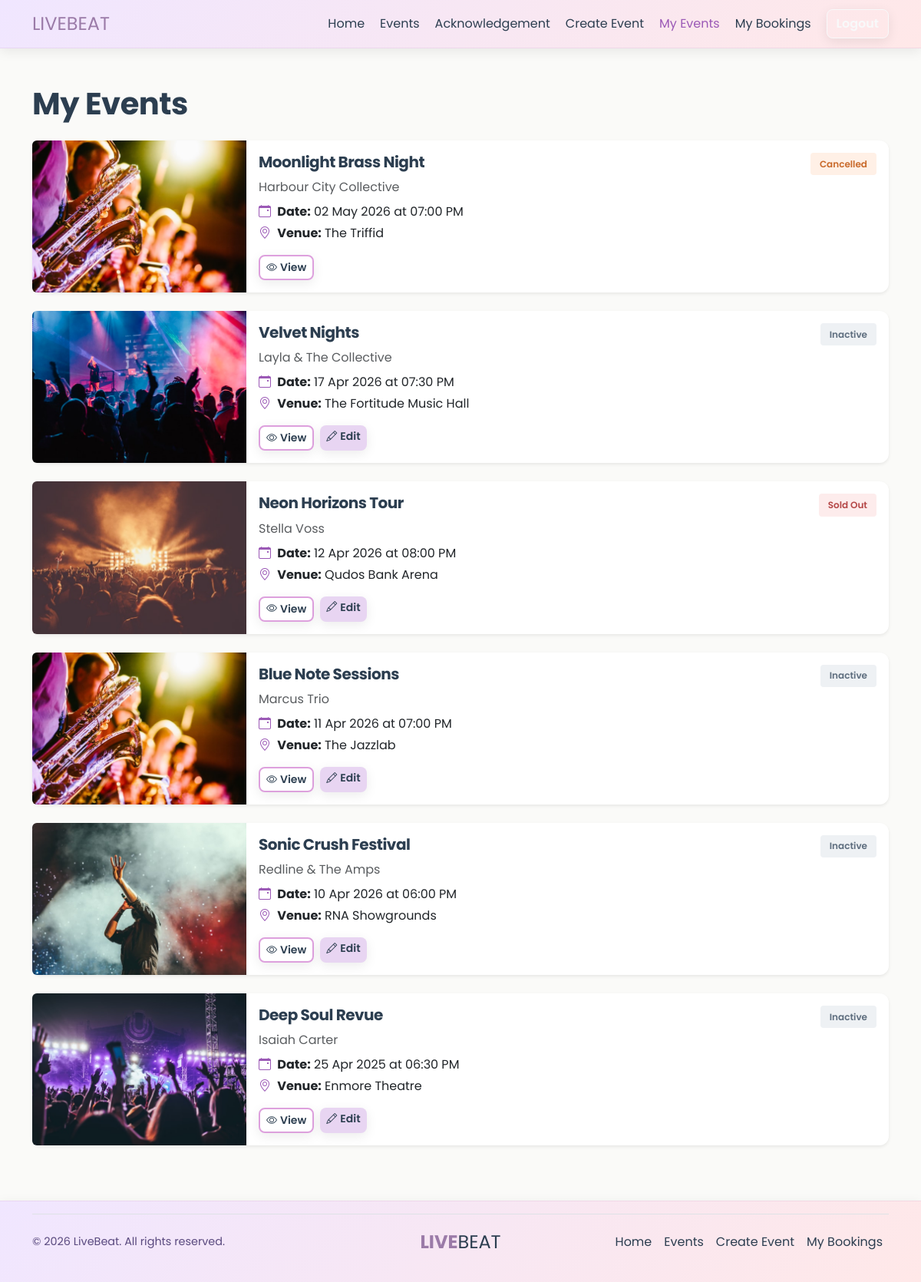
Before: /my-events (signed in) with the older database file.
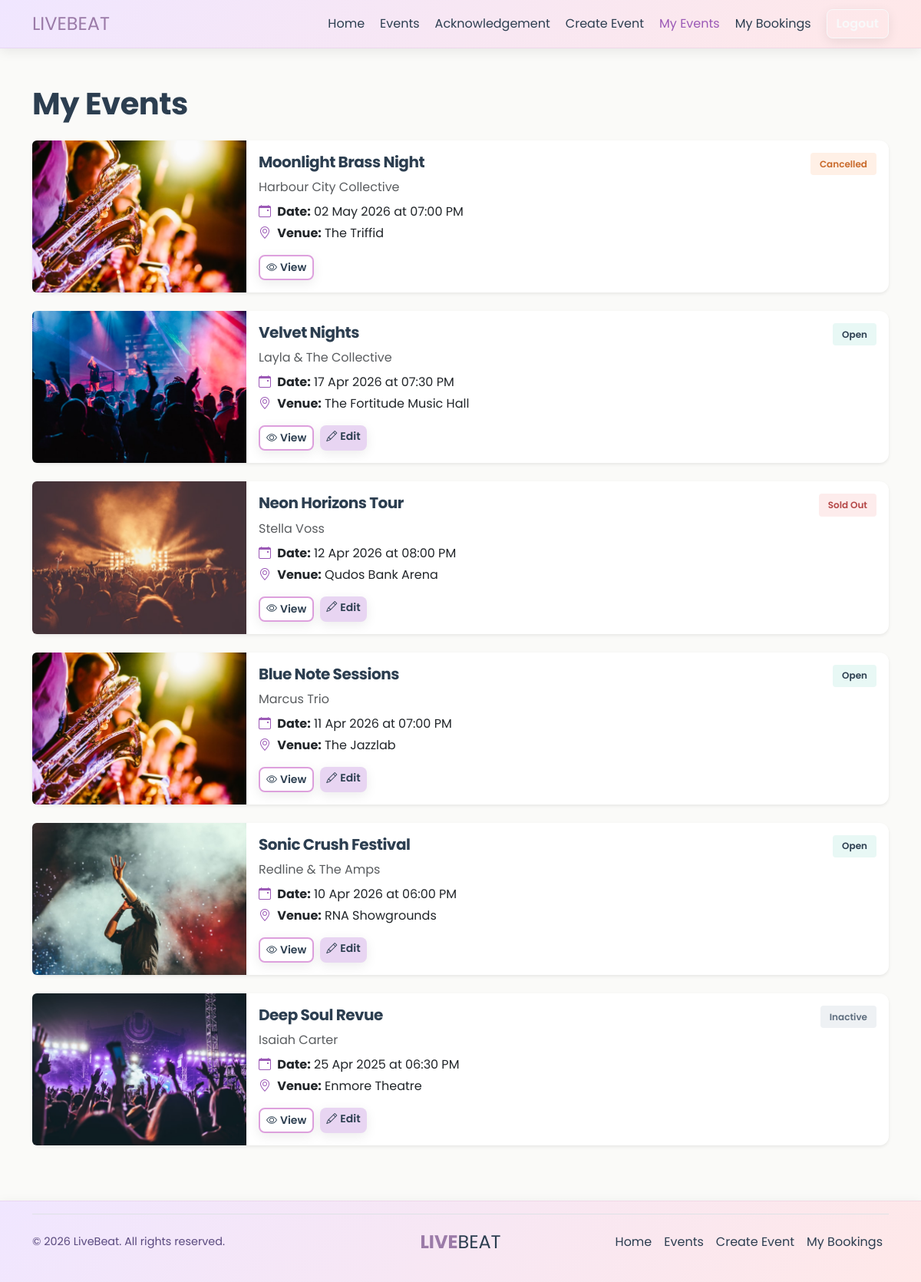
After: the same page with the newer database file.
### livebeat/models.py (models this page shows)
class Event(db.Model):
    id = db.Column(
        db.Integer,
        primary_key=True
    )
    title = db.Column(
        db.String(100),
        nullable=False
    )
    artist = db.Column(
        db.String(100),
        nullable=False
    )
    description = db.Column(
        db.Text,
        nullable=False
    )
    category = db.Column(
        db.String(50),
        nullable=False
    )
    status = db.Column(
        db.String(20),
        default="Open"
    )
    capacity = db.Column(
        db.Integer,
        nullable=False
    )
    date = db.Column(
        db.DateTime,
        nullable=False
    )
    time = db.Column(
        db.Time,
        nullable=False
    )
    end_time = db.Column(
        db.Time,
        nullable=True
    )
    venue_name = db.Column(
        db.String(120),
        nullable=False
    )
    venue_address = db.Column(
        db.String(200),
        nullable=False
    )
    standard_price = db.Column(
        db.Float,
        nullable=False
    )
    vip_price = db.Column(
        db.Float,
        nullable=False
    )
    premium_price = db.Column(
        db.Float,
        nullable=False
    )
    ticket_type = db.Column(
        db.String(50),
        nullable=True,
        default="standard"
    )
    acknowledgement = db.Column(
        db.Text
    )
    image = db.Column(
        db.String(200),
        default="concert1.jpg"
    )
    created_at = db.Column(
        db.DateTime,
        default=brisbane_now
    )
    user_id = db.Column(
        db.Integer,
        db.ForeignKey("user.id")
    )
    bookings = db.relationship(
        "Booking",
        backref="event",
        lazy=True
    )
    comments = db.relationship(
        "Comment",
        backref="event",
        lazy=True
    )

### livebeat/views.py (the view)
@main_bp.route("/my-events")
@login_required
def my_events():
    events = Event.query.filter_by(
        user_id=current_user.id
    ).order_by(
        Event.date.desc()
    ).all()
    return render_template(
        "my-events.html",
        events=events
    )

### livebeat/views.py (called while the page is built)
@main_bp.app_context_processor
def inject_has_created_events():
    has_created_events = False
    if current_user.is_authenticated:
        has_created_events = (
            Event.query.filter_by(
                user_id=current_user.id
            ).first() is not None
        )
    return {
        "has_created_events": has_created_events
    }

### livebeat/templates/my-events.html (shortened to what this page needs)
{% extends 'base.html' %}
{% block content %}
<section class="py-5">
    <div class="container">
        <h1 class="mb-4">My Events</h1>
        {% for event in events %}
        <div class="card mb-4 border-0 shadow-sm">
            <div class="row g-0">
                <div class="col-md-3">
                    <img src="{{ url_for('static', filename='images/' ~ event.image) }}" alt="{{ event.title }}"
                        class="img-fluid rounded-start h-100 object-fit-cover">
                </div>
                <div class="col-md-9">
                    <div class="card-body">
                        <div class="d-flex justify-content-between align-items-start mb-1">
                            <h5 class="card-title mb-0">{{ event.title }}</h5>
                            {% if event.status == "Open" %}
                            <span class="lb-badge lb-badge-open">Open</span>
                            {% elif event.status == "Sold Out" %}
                            <span class="lb-badge lb-badge-soldout">Sold Out</span>
                            {% elif event.status == "Cancelled" %}
                            <span class="lb-badge lb-badge-cancelled">Cancelled</span>
                            {% else %}
                            <span class="lb-badge lb-badge-inactive">{{ event.status }}</span>
                            {% endif %}
                        </div>
                        <p class="text-muted mb-2">{{ event.artist }}</p>
                        <p class="mb-1">
                            <i class="bi bi-calendar-event me-1 text-purple"></i>
                            <strong>Date:</strong> {{ event.date.strftime('%d %b %Y at %I:%M %p') }}
                        </p>
                        <p class="mb-2">
                            <i class="bi bi-geo-alt me-1 text-purple"></i>
                            <strong>Venue:</strong> {{ event.venue_name }}
                        </p>
                        <div class="d-flex gap-2 mt-3">
                            <a href="{{ url_for('main.event_details', event_id=event.id) }}"
                                class="btn btn-outline-secondary btn-sm">
                                <i class="bi bi-eye me-1"></i>View
                            </a>
                            {% if event.status != "Cancelled" %}
                            <a href="{{ url_for('main.edit_event', event_id=event.id) }}"
                                class="btn btn-primary btn-sm">
                                <i class="bi bi-pencil me-1"></i>Edit
                            </a>
                            {% endif %}
                        </div>
                    </div>
                </div>
            </div>
        </div>
        {% endfor %}
    </div>
</section>
{% endblock %}

### livebeat/templates/base.html (shortened to what this page needs)
<!DOCTYPE html>
<html lang="en">
<head>
    <link href="https://cdn.jsdelivr.net/npm/bootstrap@5.3.3/dist/css/bootstrap.min.css" rel="stylesheet">
    <link href="{{ url_for('static', filename='style/style.css') }}"
          rel="stylesheet">
    <link href="https://cdn.jsdelivr.net/npm/bootstrap-icons@1.11.3/font/bootstrap-icons.min.css"
          rel="stylesheet">
</head>
<body>
    <header>
        <nav class="navbar navbar-expand-lg lb-navbar">
            <div class="container">
                <a class="navbar-brand lb-logo"
                   href="{{ url_for('main.index') }}">
                    LIVE<span>BEAT</span>
                </a>
                <div class="collapse navbar-collapse"
                     id="navMenu">
                    <ul class="navbar-nav ms-auto align-items-lg-center gap-lg-1">
                        <li class="nav-item">
                            <a class="nav-link {% if request.endpoint == 'main.index' %}active{% endif %}"
                               href="{{ url_for('main.index') }}">
                                Home
                            </a>
                        </li>
                        <li class="nav-item">
                            <a class="nav-link {% if request.endpoint == 'main.index' or request.endpoint == 'main.event_details' %}active{% endif %}"
                               href="{{ url_for('main.index') }}#events">
                                Events
                            </a>
                        </li>
                        <li class="nav-item">
                            <a class="nav-link {% if request.endpoint == 'main.acknowledgement' %}active{% endif %}"
                               href="{{ url_for('main.acknowledgement') }}">
                                Acknowledgement
                            </a>
                        </li>
                        {% if current_user.is_authenticated %}
                        <li class="nav-item">
                            <a class="nav-link {% if request.endpoint == 'main.create_event' %}active{% endif %}"
                               href="{{ url_for('main.create_event') }}">
                                Create Event
                            </a>
                        </li>
                        {% if has_created_events %}
                        <li class="nav-item">
                            <a class="nav-link {% if request.endpoint == 'main.my_events' %}active{% endif %}"
                               href="{{ url_for('main.my_events') }}">
                                My Events
                            </a>
                        </li>
                        {% endif %}
                        <li class="nav-item">
                            <a class="nav-link {% if request.endpoint == 'main.booking_history' %}active{% endif %}"
                               href="{{ url_for('main.booking_history') }}">
                                My Bookings
                            </a>
                        </li>
                        <li class="nav-item ms-lg-2">
                            <a class="btn btn-outline-light"
                               href="{{ url_for('auth.logout') }}">
                            </a>
                        </li>
                        {% endif %}
                    </ul>
                </div>
            </div>
        </nav>
    </header>
    <main class="lb-page-content">
        {% block content %}{% endblock %}
    </main>
    <footer class="lb-footer">
        <div class="container">
            <div class="d-flex flex-wrap justify-content-between align-items-center py-3 border-top">
                <p class="col-md-4 mb-0 lb-footer-copy-text">
                    &copy; 2026 LiveBeat. All rights reserved.
                </p>
                <a href="{{ url_for('main.index') }}"
                   class="col-md-4 d-flex align-items-center justify-content-center mb-3 mb-md-0 me-md-auto text-decoration-none lb-footer-brand">
                    LIVE<span>BEAT</span>
                </a>
                <ul class="nav col-md-4 justify-content-end">
                    <li class="nav-item">
                        <a href="{{ url_for('main.index') }}"
                           class="nav-link px-2 lb-footer-nav-link">
                            Home
                        </a>
                    </li>
                    <li class="nav-item">
                        <a href="{{ url_for('main.index') }}#events"
                           class="nav-link px-2 lb-footer-nav-link">
                            Events
                        </a>
                    </li>
                    {% if current_user.is_authenticated %}
                    <li class="nav-item">
                        <a href="{{ url_for('main.create_event') }}"
                           class="nav-link px-2 lb-footer-nav-link">
                            Create Event
                        </a>
                    </li>
                    <li class="nav-item">
                        <a href="{{ url_for('main.booking_history') }}"
                           class="nav-link px-2 lb-footer-nav-link">
                            My Bookings
                        </a>
                    </li>
                    {% endif %}
                </ul>
            </div>
        </div>
    </footer>
</body>
</html>

### livebeat/static/style/style.css (style rules this page uses)
:root { --dark-gray: #2C3E50; --light-shadow: 0 4px 15px rgba(0, 0, 0, 0.08); --medium-shadow: 0 6px 20px rgba(0, 0, 0, 0.12); }
* { font-family: "Poppins", sans-serif; font-weight: 400; font-style: normal; }
body { background-color: #FAFAF8; min-height: 100vh; display: flex; flex-direction: column; }
.lb-page-content { flex: 1; display: flex; flex-direction: column; }
.lb-navbar { background: linear-gradient(135deg, #F0E6FF 0%, #FFE8E8 100%); box-shadow: var(--light-shadow); border-bottom: 1px solid rgba(200, 150, 200, 0.2); }
.lb-navbar .navbar-brand { font-size: 1.5rem; color: #9B7BA8; }
.lb-navbar .nav-link { color: var(--dark-gray) !important; }
.lb-navbar .nav-link.active { color: #9B59B6 !important; }
h1, h2, h3, h4, h5, h6 { font-weight: 700; letter-spacing: -0.5px; color: var(--dark-gray); }
h1 { font-size: 2.5rem; margin-bottom: 1.5rem; }
.btn { font-weight: 600; border-radius: 8px; box-shadow: var(--light-shadow); }
.btn-primary { background: #E8D5F2; border: none; color: #2C3E50 !important; }
.btn-outline-secondary { border: 2px solid #DDA0DD; color: var(--dark-gray); }
.card { border: none; border-radius: 12px; box-shadow: var(--light-shadow); background: white; transition: all 0.3s ease; }
.card-title { color: var(--dark-gray); font-weight: 700; }
.text-purple { color: #9B59B6; }
section { padding: 2rem 0; }
.lb-badge { display: inline-block; padding: 0.35rem 0.75rem; background-color: #E8F8F5; color: #2C3E50; border-radius: 4px; font-size: 0.75rem; font-weight: 600; text-transform: capitalize; }
.lb-badge-open { background-color: #E8F8F5; color: #2C3E50; }
.lb-badge-soldout { background-color: #FDECEC; color: #B54747; }
.lb-badge-inactive { background-color: #EEF1F4; color: #5D6D7E; }
.lb-badge-cancelled { background-color: #FFF0E6; color: #C96A2B; }
.lb-footer { background: linear-gradient(135deg, #F0E6FF 0%, #FFE8E8 100%); box-shadow: var(--light-shadow); border-top: 1px solid rgba(200, 150, 200, 0.2); margin-top: 0; padding: 1rem 0; }
.lb-footer-brand { font-size: 1.5rem; font-weight: 700; color: #9B7BA8; }
.lb-footer-brand span { color: var(--dark-gray); }
.lb-footer-nav-link { color: var(--dark-gray) !important; transition: color 0.2s ease; }
.lb-footer-copy-text { color: #5A4A7F; font-size: 0.9rem; }

Changed rows visible on the page:
changed Event "Velvet Nights": status "Inactive" → (not shown); now shows "Open"
changed Event "Blue Note Sessions": status "Inactive" → (not shown); now shows "Open"
changed Event "Sonic Crush Festival": status "Inactive" → (not shown); now shows "Open"
